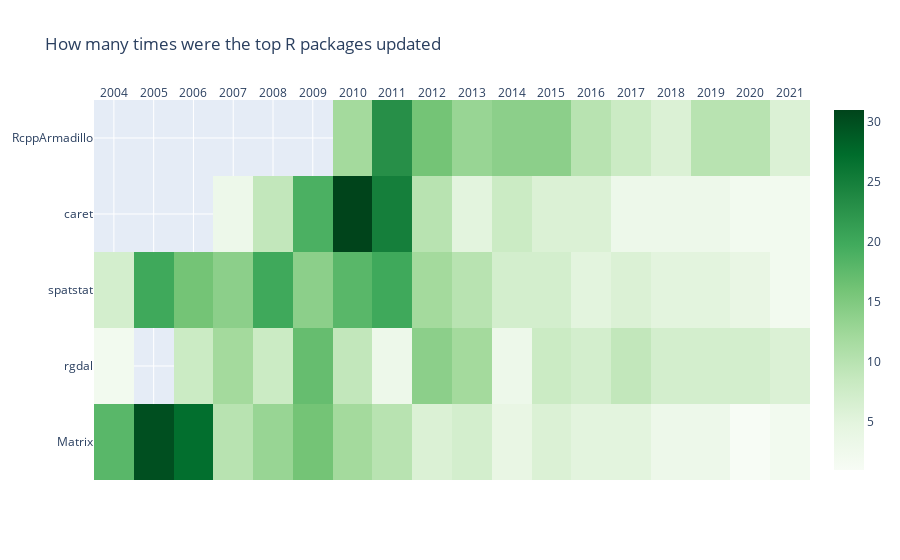

Source (notebook cell):
### Code cell
# Plotting a heatmap - Github style
fig = go.Figure(data=go.Heatmap(
                   z=df_cleaned['index'],
                   x=df_cleaned.year,
                   y=df_cleaned.package,
                   hoverongaps = False,
                   colorscale = 'Greens' ))
fig.update_layout(title="How many times were the top R packages updated")
fig.update_xaxes(side="top")                 
fig.show()

### Figure 1 — Plotly figure (JSON) as saved in the notebook; plotly's stock layout.template omitted (floating-point values rounded to 4 significant figures)
{"data": [{"colorscale": [[0, "rgb(247,252,245)"], [0.125, "rgb(229,245,224)"], [0.25, "rgb(199,233,192)"], [0.375, "rgb(161,217,155)"], [0.5, "rgb(116,196,118)"], [0.625, "rgb(65,171,93)"], [0.75, "rgb(35,139,69)"], [0.875, "rgb(0,109,44)"], [1, "rgb(0,68,27)"]], "hoverongaps": false, "type": "heatmap", "x": ["2004", "2004", "2004", "2005", "2005", "2006", "2006", "2006", "2007", "2007", "2007", "2007", "2008", "2008", "2008", "2008", "2009", "2009", "2009", "2009", "2010", "2010", "2010", "2010", "2010", "2011", "2011", "2011", "2011", "2011", "2012", "2012", "2012", "2012", "2012", "2013", "2013", "2013", "2013", "2013", "2014", "2014", "2014", "2014", "2014", "2015", "2015", "2015", "2015", "2015", "2016", "2016", "2016", "2016", "2016", "2017", "2017", "2017", "2017", "2017", "2018", "2018", "2018", "2018", "2018", "2019", "2019", "2019", "2019", "2019", "2020", "2020", "2020", "2020", "2020", "2021", "2021", "2021", "2021", "2021"], "y": ["Matrix", "rgdal", "spatstat", "Matrix", "spatstat", "Matrix", "rgdal", "spatstat", "Matrix", "caret", "rgdal", "spatstat", "Matrix", "caret", "rgdal", "spatstat", "Matrix", "caret", "rgdal", "spatstat", "Matrix", "RcppArmadillo", "caret", "rgdal", "spatstat", "Matrix", "RcppArmadillo", "caret", "rgdal", "spatstat", "Matrix", "RcppArmadillo", "caret", "rgdal", "spatstat", "Matrix", "RcppArmadillo", "caret", "rgdal", "spatstat", "Matrix", "RcppArmadillo", "caret", "rgdal", "spatstat", "Matrix", "RcppArmadillo", "caret", "rgdal", "spatstat", "Matrix", "RcppArmadillo", "caret", "rgdal", "spatstat", "Matrix", "RcppArmadillo", "caret", "rgdal", "spatstat", "Matrix", "RcppArmadillo", "caret", "rgdal", "spatstat", "Matrix", "RcppArmadillo", "caret", "rgdal", "spatstat", "Matrix", "RcppArmadillo", "caret", "rgdal", "spatstat", "Matrix", "RcppArmadillo", "caret", "rgdal", "spatstat"], "z": [18, 2, 7, 30, 20, 27, 8, 16, 10, 3, 12, 14, 13, 9, 8, 20, 16, 19, 17, 14, 12, 12, 31, 9, 18, 10, 23, 25, 3, 20, 6, 16, 10, 14, 12, 7, 13, 5, 12, 10, 4, 14, 8, 3, 7, 6, 14, 6, 8, 7, 5, 10, 6, 7, 5, 5, 8, 3, 9, 6, 3, 6, 3, 7, 5, 3, 10, 3, 7, 5, 1, 10, 2, 7, 4, 2, 6, 2, 6, 2]}], "layout": {"title": {"text": "How many times were the top R packages updated"}, "xaxis": {"side": "top"}}}
